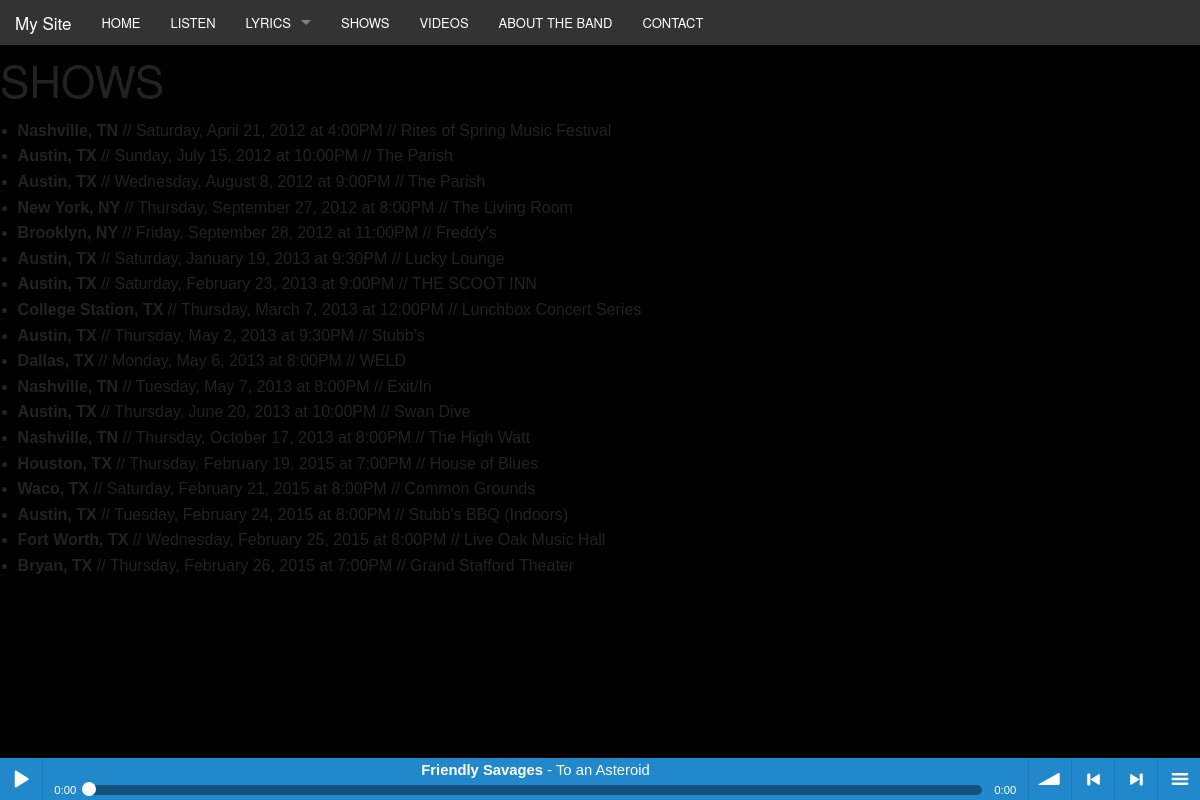
The app's page /shows/get_shows/, older data.
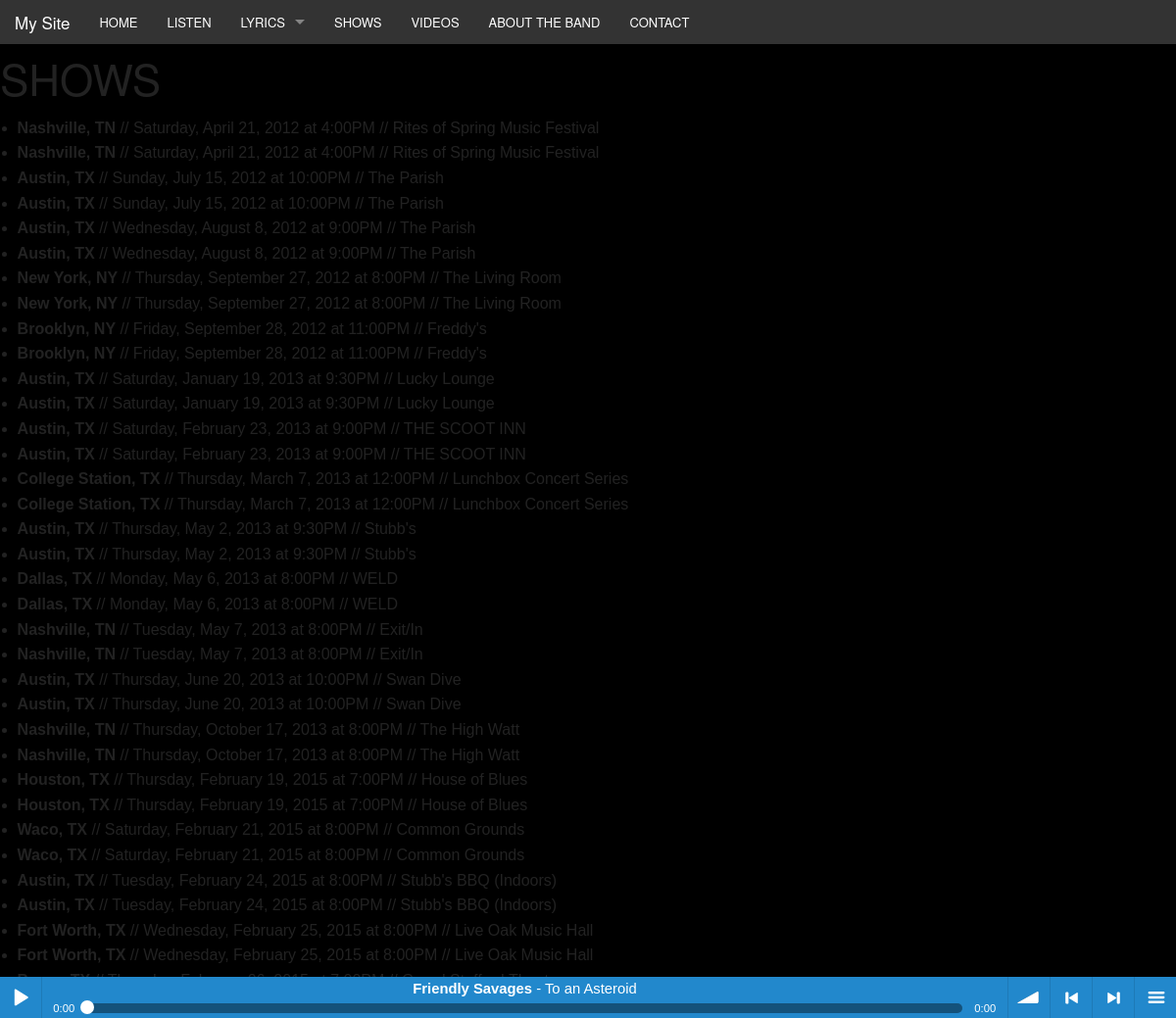
The same page, newer data.
### shows/models.py (models this page shows, shortened)
class ShowListing(models.Model):
    title = models.CharField(max_length=400)
    datetime = models.DateTimeField('date and time of show')
    formatted_datetime = models.CharField(max_length=200)
    formatted_location = models.CharField(max_length=40)
    ticket_url = models.URLField(null=True)
    ticket_type = models.CharField(max_length=40, null=True)
    ticket_status = models.CharField(max_length=40)
    on_sale_datetime = models.DateTimeField(null=True)
    facebook_rsvp_url = models.URLField()
    description = models.CharField(max_length=200, null=True)
    artists = models.ManyToManyField(Artist, null=True)
    venue = models.ForeignKey(Venue, null=True)
    shows = ShowListingManager()
    class Meta:
        ordering = ('datetime',)
        unique_together = ('title', 'datetime', 'facebook_rsvp_url')

class Venue(models.Model):
    name = models.CharField(max_length=40)
    city = models.CharField(max_length=20)
    region = models.CharField(max_length=20)
    country = models.CharField(max_length=20)
    latitude = models.FloatField()
    longitude = models.FloatField()
    venues = VenueManager()

class Artist(models.Model):
    name = models.CharField(max_length=40)
    image_url = models.URLField()
    thumb_url = models.URLField()
    facebook_tour_dates_url = models.URLField(null=True)
    mbid = models.CharField(max_length=40, null=True)
    artists = ArtistManager()
    class Meta:
        unique_together = ('name',)
    def __str__(self):
        return self.name

### lyrics/models.py (models this page shows, shortened)
class Song(models.Model):
    album = models.ForeignKey(Album, related_name='songs')
    number = models.IntegerField()
    title = models.CharField(max_length=100)
    lyrics = models.TextField()
    milliseconds = models.IntegerField()
    stream_href = models.URLField(null=True)
    in_soundbar_playlist = models.BooleanField(default=True)
    def first_artist(self):
        return self.album.first_artist
    class Meta:
        ordering = ('number',)
        unique_together = ('album', 'number',)

class Album(models.Model):
    name = models.CharField(max_length=100)
    artists = models.ManyToManyField(Artist)
    release_date = models.DateField(null=True)
    spotify_url = models.URLField()
    spotify_href = models.URLField()
    cover_url = models.URLField(null=True)
    cover_thumb_url = models.URLField(null=True)
    album_type = models.CharField(max_length=100)
    albums = AlbumManager()
    @property
    def first_artist(self):
        return self.artists.all()[0]
    class Meta:
        unique_together = ('name', 'spotify_url', 'spotify_href')

### core/views.py (the view)
def generic_view(request, **data):
    pprint (request.META.get('HTTP_X_REQUESTED_WITH'))
    if request.is_ajax():
        data['base_template'] = 'ajax.html'
        html = render_to_string(data['template'], data)
        print 'in generic_view'
        return HttpResponse(html, content_type='text/html')
    print "outside if of generic_view "
    return render(request, data['template'], data)

### core/context_processors.py (called while the page is built)
def album_list(request):
    albums = Album.albums.all()
    return {'album_list': albums}

def soundbar_playlist(request):
    soundbar_playlist = Song.objects.filter(in_soundbar_playlist=True)
    return {'soundbar_playlist': soundbar_playlist}

### shows/templates/shows/showlisting_list.html
{% extends base_template %}
{% block content %}
<div class="container-fluid">
    <div class="center-block col-md-6 center-block-style transparent-background">
                <h1> SHOWS </h1>
                <ul class="list-group light-background">
                    {% for show in shows %}
                        {% if show.ticket_url != none %}
                            <a href="{{ show.ticket_url }}/" class="list-group-item square">
                                <b>{{ show.formatted_location}}</b> // {{ show.formatted_datetime}} // {{show.venue.name }}
                            </a>
                        {% else %}
                            <li class="list-group-item square ">
                                <b>{{ show.formatted_location}}</b> // {{ show.formatted_datetime}} // {{show.venue.name }}
                            </li>
                        {% endif %}
                    {% endfor %}
                </ul>
        </div>
    </div>
{% endblock %}

### core/templates/base.html (shortened to what this page needs)
<!DOCTYPE html>
<html lang="en">
<head lang="en">
    {% load staticfiles %}
    <link rel="stylesheet" href="http://cdn.foundation5.zurb.com/foundation.css">
    <link rel="stylesheet" type="text/css" href="{% static 'stylesheets/main.css' %}"/>
    <link rel="stylesheet" type="text/css" href="{% static 'FriendlySavagesDjango/base.css' %}"/>
</head>
<body>
<div id="all_navbar">
    {% block navbar %}
        {% include "navbar.html" %}
    {% endblock %}
</div>
<div id="content">
    {% block content %}{% endblock %}
</div>
<div id="sound_bar">
    {% block sound_bar %}
        {% include "sound_bar.html" %}
    {% endblock %}
</div>
</body>
</html>

### core/templates/navbar.html (shortened to what this page needs)
{% block navbar %}
    <nav class="top-bar" data-topbar role="navigation" id="menu">
        <ul class="title-area">
            <li class="name">
                <h1><a href="#">My Site</a></h1>
            </li>
        </ul>
        <section class="top-bar-section">
            <ul class="left">
                <li><a href="{% url 'home:home' %}">HOME</a></li>
                <li><a href="#">LISTEN</a></li>
                <li class="has-dropdown">
                    <a href="{% url 'lyrics:album_list' %}" id="lyrics">LYRICS</a>
                </li>
                <li><a href="{% url 'shows:get_shows' %}" id="shows">SHOWS</a></li>
                <li><a href="{% url 'videos:get_videos' %}" id="videos">VIDEOS</a></li>
                <li><a href="#">ABOUT THE BAND</a></li>
                <li><a href="#">CONTACT</a></li>
            </ul>
        </section>
    </nav>
{% endblock %}

### core/templates/sound_bar.html (shortened to what this page needs)
{% block sound_bar %}
    {% load staticfiles %}
    <link rel="stylesheet" type="text/css" href="{% static 'soundManager/bar-ui/css/bar-ui.css' %}"/>
    <div class="sm2-bar-ui full-width fixed flat">
        <div class="bd sm2-main-controls">
            <div class="sm2-inline-gradient"></div>
            <div class="sm2-inline-element sm2-button-element">
                <div class="sm2-button-bd">
                    <a href="#play" class="sm2-inline-button play-pause">Play / pause</a>
                </div>
            </div>
            <div class="sm2-inline-element sm2-inline-status">
                <div class="sm2-playlist">
                    <div class="sm2-playlist-target">
                    </div>
                </div>
                <div class="sm2-progress">
                    <div class="sm2-row">
                        <div class="sm2-inline-time">0:00</div>
                        <div class="sm2-progress-bd">
                            <div class="sm2-progress-track">
                                <div class="sm2-progress-ball">
                                </div>
                            </div>
                        </div>
                        <div class="sm2-inline-duration">0:00</div>
                    </div>
                </div>
            </div>
            <div class="sm2-inline-element sm2-button-element sm2-volume">
                <div class="sm2-button-bd">
                    <a href="#volume" class="sm2-inline-button sm2-volume-control">volume</a>
                </div>
            </div>
            <div class="sm2-inline-element sm2-button-element">
                <div class="sm2-button-bd">
                    <a href="#prev" title="Previous" class="sm2-inline-button previous">&lt; previous</a>
                </div>
            </div>
            <div class="sm2-inline-element sm2-button-element">
                <div class="sm2-button-bd">
                    <a href="#next" title="Next" class="sm2-inline-button next">&gt; next</a>
                </div>
            </div>
            <div class="sm2-inline-element sm2-button-element sm2-menu">
                <div class="sm2-button-bd">
                    <a href="#menu" class="sm2-inline-button menu">menu</a>
                </div>
            </div>
        </div>
        <div class="bd sm2-playlist-drawer sm2-element">
            <div class="sm2-playlist-wrapper">
                <ul class="sm2-playlist-bd">
                    {% for song in soundbar_playlist %}
                    <li><a type="audio/mp3" class="sm2_button" href="{{ song.stream_href }}">
                        <b>{{ song.first_artist }}</b> - {{ song.title }}
                    </a></li>
                    {% endfor %}
                </ul>
            </div>
        </div>
    </div>
{% endblock %}

### core/static/base.css (style rules this page uses)
body { background: black url(FS_SunFinal_TShirt.png) left center fixed; background-size: 100%; font-family: "Lucida Grande", Verdana, Arial, sans-serif; }

Row changes from the older to the newer data that the page shows:
no longer on this page (row unchanged): ShowListing: formatted_location "Bryan, TX", formatted_datetime "Thursday, February 26, 2015 at 7:00PM", venue.name "Grand Stafford Theater"
added ShowListing: formatted_location "Nashville, TN", formatted_datetime "Saturday, April 21, 2012 at 4:00PM", venue.name "Rites of Spring Music Festival"
added ShowListing: formatted_location "Austin, TX", formatted_datetime "Sunday, July 15, 2012 at 10:00PM", venue.name "The Parish"
added ShowListing: formatted_location "Austin, TX", formatted_datetime "Wednesday, August 8, 2012 at 9:00PM", venue.name "The Parish"
added ShowListing: formatted_location "New York, NY", formatted_datetime "Thursday, September 27, 2012 at 8:00PM", venue.name "The Living Room"
added ShowListing: formatted_location "Brooklyn, NY", formatted_datetime "Friday, September 28, 2012 at 11:00PM", venue.name "Freddy's"
added ShowListing: formatted_location "Austin, TX", formatted_datetime "Saturday, January 19, 2013 at 9:30PM", venue.name "Lucky Lounge"
added ShowListing: formatted_location "Austin, TX", formatted_datetime "Saturday, February 23, 2013 at 9:00PM", venue.name "THE SCOOT INN"
added ShowListing: formatted_location "College Station, TX", formatted_datetime "Thursday, March 7, 2013 at 12:00PM", venue.name "Lunchbox Concert Series"
added ShowListing: formatted_location "Austin, TX", formatted_datetime "Thursday, May 2, 2013 at 9:30PM", venue.name "Stubb's"
added ShowListing: formatted_location "Dallas, TX", formatted_datetime "Monday, May 6, 2013 at 8:00PM", venue.name "WELD"
added ShowListing: formatted_location "Nashville, TN", formatted_datetime "Tuesday, May 7, 2013 at 8:00PM", venue.name "Exit/In"
added ShowListing: formatted_location "Austin, TX", formatted_datetime "Thursday, June 20, 2013 at 10:00PM", venue.name "Swan Dive"
added ShowListing: formatted_location "Nashville, TN", formatted_datetime "Thursday, October 17, 2013 at 8:00PM", venue.name "The High Watt"
added ShowListing: formatted_location "Houston, TX", formatted_datetime "Thursday, February 19, 2015 at 7:00PM", venue.name "House of Blues"
added ShowListing: formatted_location "Waco, TX", formatted_datetime "Saturday, February 21, 2015 at 8:00PM", venue.name "Common Grounds"
added ShowListing: formatted_location "Austin, TX", formatted_datetime "Tuesday, February 24, 2015 at 8:00PM", venue.name "Stubb's BBQ (Indoors)"
added ShowListing: formatted_location "Fort Worth, TX", formatted_datetime "Wednesday, February 25, 2015 at 8:00PM", venue.name "Live Oak Music Hall"
